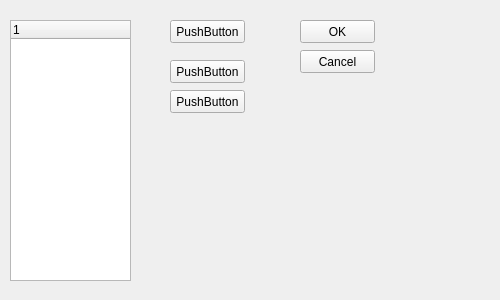
<?xml version="1.0" encoding="UTF-8"?>
<ui version="4.0">
 <class>OptionsWindow</class>
 <widget class="QWidget" name="OptionsWindow">
  <property name="geometry">
   <rect>
    <x>0</x>
    <y>0</y>
    <width>500</width>
    <height>300</height>
   </rect>
  </property>
  <property name="minimumSize">
   <size>
    <width>500</width>
    <height>200</height>
   </size>
  </property>
  <property name="windowTitle">
   <string>Jelyazka Options</string>
  </property>
  <widget class="QTreeWidget" name="treeWidget">
   <property name="geometry">
    <rect>
     <x>10</x>
     <y>20</y>
     <width>121</width>
     <height>261</height>
    </rect>
   </property>
   <column>
    <property name="text">
     <string notr="true">1</string>
    </property>
   </column>
  </widget>
  <widget class="QPushButton" name="removeButton">
   <property name="geometry">
    <rect>
     <x>170</x>
     <y>20</y>
     <width>75</width>
     <height>23</height>
    </rect>
   </property>
   <property name="text">
    <string>PushButton</string>
   </property>
  </widget>
  <widget class="QPushButton" name="removeFromFavoriteFeedsButton">
   <property name="geometry">
    <rect>
     <x>170</x>
     <y>60</y>
     <width>75</width>
     <height>23</height>
    </rect>
   </property>
   <property name="text">
    <string>PushButton</string>
   </property>
  </widget>
  <widget class="QPushButton" name="addToFavoriteFeedsButton">
   <property name="geometry">
    <rect>
     <x>170</x>
     <y>90</y>
     <width>75</width>
     <height>23</height>
    </rect>
   </property>
   <property name="text">
    <string>PushButton</string>
   </property>
  </widget>
  <widget class="QPushButton" name="okButton">
   <property name="geometry">
    <rect>
     <x>300</x>
     <y>20</y>
     <width>75</width>
     <height>23</height>
    </rect>
   </property>
   <property name="text">
    <string>OK</string>
   </property>
  </widget>
  <widget class="QPushButton" name="cancelButton">
   <property name="geometry">
    <rect>
     <x>300</x>
     <y>50</y>
     <width>75</width>
     <height>23</height>
    </rect>
   </property>
   <property name="text">
    <string>Cancel</string>
   </property>
  </widget>
 </widget>
 <resources/>
 <connections/>
</ui>
